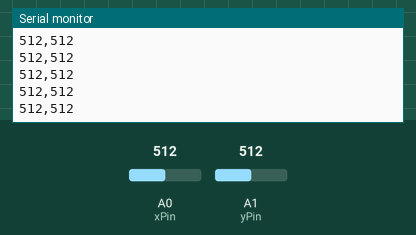
This sketch was run on a simulated Arduino Uno, built with avr-gcc and run on an emulated ATmega328P. On the bench: the last lines printed to the serial monitor. The test bench sets the inputs (shaded band); at power-on: A0 (xPin) = 512, A1 (yPin) = 512.

Above: at 1.2 s.
1.3 s: A0 (xPin) set to 716
At 1.31 s:
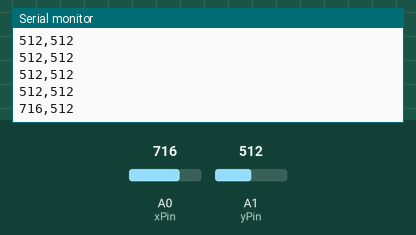
2.8 s: A1 (yPin) set to 716
At 2.82 s:
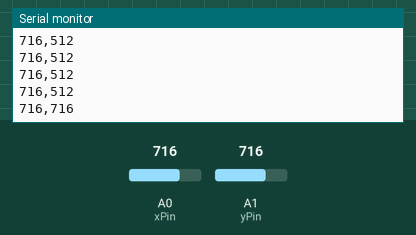
4.3 s: A0 (xPin) set to 900
At 4.33 s:
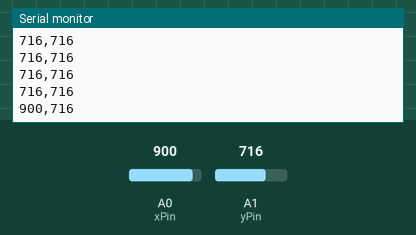
5.8 s: A1 (yPin) set to 900
At 5.84 s:
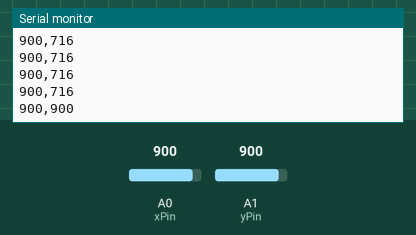
Timing chart, 0 to 8.3 s (numbered marks = the images above; inputs shaded):
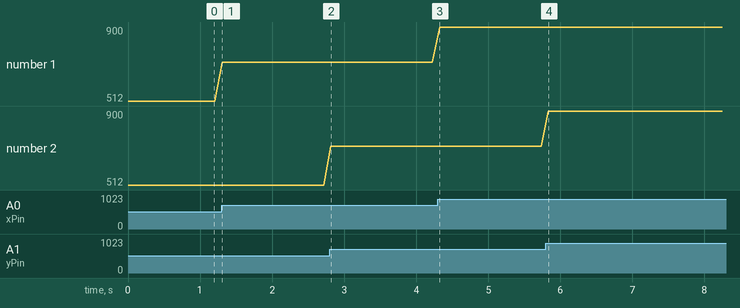

The sketch:

joystick_snake.ino
```cpp
const int xPin = A0;
const int yPin = A1;


void setup() {
  Serial.begin(9600);
}

void loop() {
  int xVal = analogRead(xPin);
  int yVal = analogRead(yPin);


  // Envoie au format : x,y
  Serial.print(xVal);
  Serial.print(",");
  Serial.println(yVal);


  delay(100); // ajustable
}
```

Measured:
- after the input at 1.3 s, the serial monitor: prints a new line at once (image 1)
- after the input at 2.8 s, the serial monitor: prints a new line at once (image 2)
- after the input at 4.3 s, the serial monitor: prints a new line at once (image 3)
- after the input at 5.8 s, the serial monitor: prints a new line at once (image 4)
- plotted number 1: 512 → 716 after the input at 1.3 s, 716 → 900 after the input at 4.3 s
